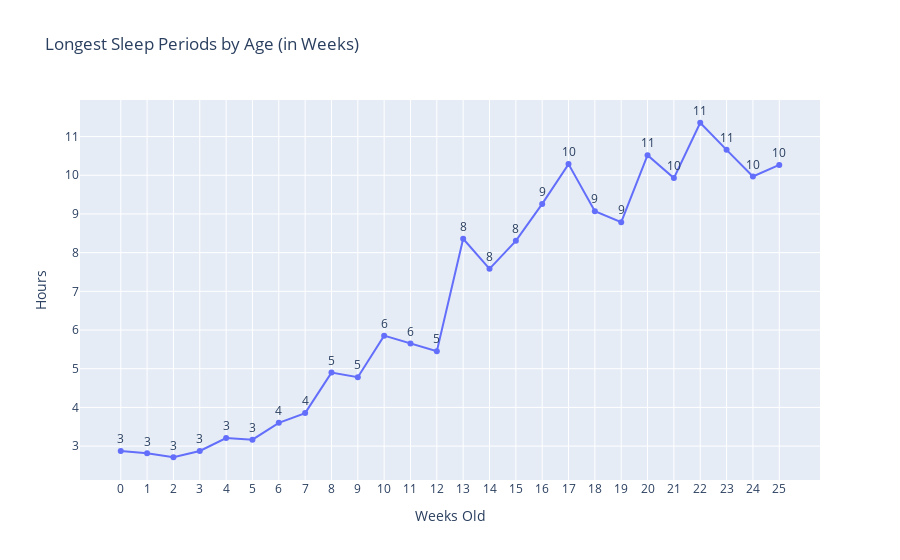

Write notebook code for a chart like this one.
### Code cell
px_longest_sleep_periods_by_week = px.line(
    df_average_longest_sleep_period_by_week, 
    x = 'Weeks Old', y = 'Hours', text = 'Rounded_Hours',
title = 'Longest Sleep Periods by Age (in Weeks)')
# The following line keeps each 'Weeks Old' value distinct.
px_longest_sleep_periods_by_week.update_xaxes(type = 'category')
px_longest_sleep_periods_by_week.update_traces(textposition = 'top center')
px_longest_sleep_periods_by_week.write_html(
    f'{visualizations_folder}longest_sleep_periods_by_week.html')
px_longest_sleep_periods_by_week.write_image(
    f'{visualizations_folder}longest_sleep_periods_by_week.png', scale = 4)
px_longest_sleep_periods_by_week

### Figure 1 — Plotly figure (JSON) as saved in the notebook; plotly's stock layout.template omitted (floating-point values rounded to 4 significant figures)
{"data": [{"hovertemplate": "Weeks Old=%{x}<br>Hours=%{y}<br>Rounded_Hours=%{text}<extra></extra>", "legendgroup": "", "line": {"color": "#636efa", "dash": "solid"}, "marker": {"symbol": "circle"}, "mode": "lines+markers+text", "name": "", "orientation": "v", "showlegend": false, "text": [3, 3, 3, 3, 3, 3, 4, 4, 5, 5, 6, 6, 5, 8, 8, 8, 9, 10, 9, 9, 11, 10, 11, 11, 10, 10], "textposition": "top center", "type": "scatter", "x": [0, 1, 2, 3, 4, 5, 6, 7, 8, 9, 10, 11, 12, 13, 14, 15, 16, 17, 18, 19, 20, 21, 22, 23, 24, 25], "xaxis": "x", "y": [2.871, 2.814, 2.712, 2.874, 3.21, 3.167, 3.602, 3.852, 4.9, 4.781, 5.855, 5.652, 5.452, 8.36, 7.581, 8.305, 9.26, 10.29, 9.071, 8.788, 10.52, 9.926, 11.36, 10.66, 9.969, 10.27], "yaxis": "y"}], "layout": {"legend": {"tracegroupgap": 0}, "title": {"text": "Longest Sleep Periods by Age (in Weeks)"}, "xaxis": {"anchor": "y", "domain": [0, 1], "title": {"text": "Weeks Old"}, "type": "category"}, "yaxis": {"anchor": "x", "domain": [0, 1], "title": {"text": "Hours"}}}}
